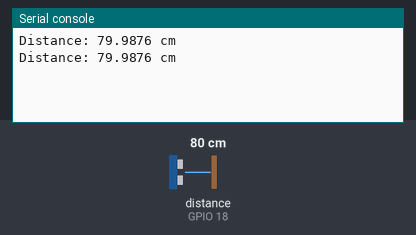
A program run on a simulated ESP32 board running MicroPython. On the bench: the last lines printed to the serial console. The test bench sets the inputs (shaded band); at power-on: distance to the obstacle (sensor on GPIO 18) 80 cm. The echo pulse lasts 58.3 µs per cm.

Above: at 1.2 s.
1.3 s: distance to the obstacle (sensor on GPIO 18) set to 2 cm
At 2.6 s:
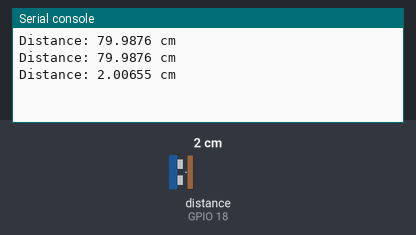
2.8 s: distance to the obstacle (sensor on GPIO 18) set to 4 cm
At 3.7 s:
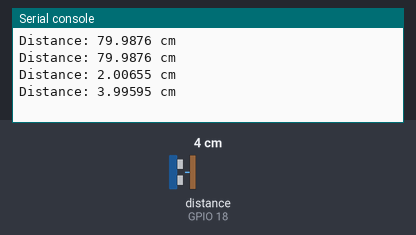
Timing chart, 0 to 5.8 s (numbered marks = the images above; inputs shaded):
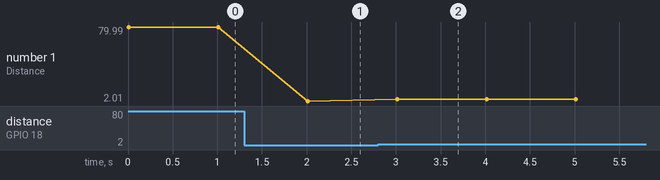

Measured:
- after the input at 1.3 s, the serial console: prints a new line after 0.71 s (image 1)
- after the input at 2.8 s, the serial console: prints a new line after 0.21 s (image 2)
- plotted number 1: 79.99 → 2.01 after the input at 1.3 s, 2.01 → 4 after the input at 2.8 s

The program:

espnow_sender.py
```python
# https://docs.micropython.org/en/latest/library/espnow.html
import network
import espnow
from machine import Pin, time_pulse_us
import time

# A WLAN interface must be active to send()/recv()
station = network.WLAN(network.STA_IF) # Or network.AP_IF
station.active(True)

esp_now = espnow.ESPNow()
esp_now.active(True)
peer = b'\xB0\xA7\x32\xDD\x6F\x0C'     # MAC address of peer's wifi interface
esp_now.add_peer(peer)                 # Must add_peer() before send()

class HCSR04:
    def __init__(self, trigger_pin, echo_pin):
        self.trigger = Pin(trigger_pin, Pin.OUT)
        self.echo = Pin(echo_pin, Pin.IN)

    def distance_cm(self):
        # Send a short pulse (10µs) to trigger the measurement
        self.trigger.off()
        time.sleep_us(2)
        self.trigger.on()
        time.sleep_us(10)
        self.trigger.off()

        # Measure the duration of the echo pulse
        pulse_time = time_pulse_us(self.echo, 1, 30000)  # 30ms timeout

        if pulse_time < 0:
            return -1  # No object detected

        # Calculate distance (speed of sound = 34300 cm/s)
        distance = (pulse_time * 0.0343) / 2
        return distance


TRIG_PIN = 5
ECHO_PIN = 18

sensor = HCSR04(TRIG_PIN, ECHO_PIN)

while True:
    dist = sensor.distance_cm()
    if dist == -1:
        print("come closer daddy!!")
    else:
        print("Distance:", dist, "cm")
    time.sleep(1)  # Read every second


# Natasha MAC: b'\xB0\xA7\x32\xDD\x6F\x0C'
# EDU MAC: b'\xc8.\x18\x16\xa0\x04'
# PIR MAC: b'\xd4\x8a\xfch\xa3x'
```
